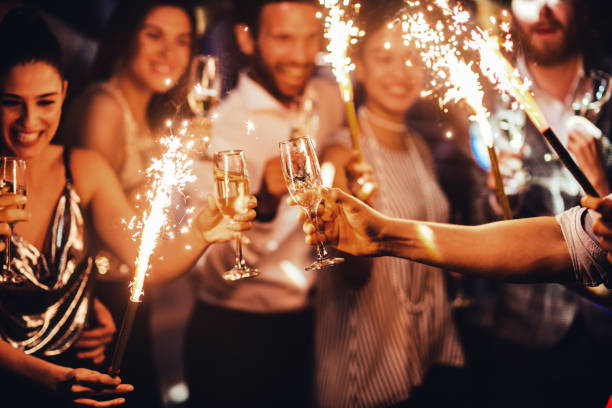
#> input picture party.jpg, 612 x 408 px
$ python 'Image histogram Equalization.py'
#> lines starting #> are read from the running program, lines starting #| are printed output that depends on the picture
import cv2
import numpy as np
import matplotlib.pyplot as plt

image = cv2.imread('party.jpg',cv2.IMREAD_GRAYSCALE)
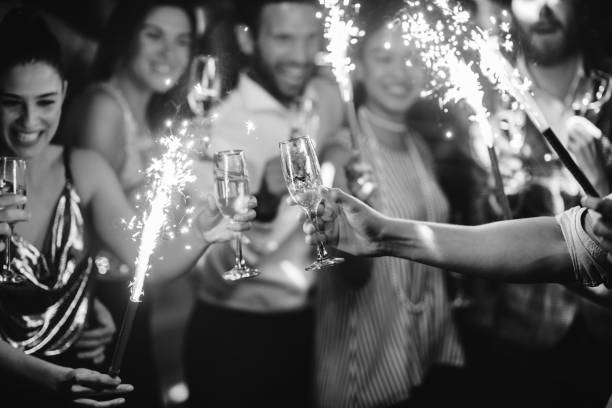
#> image: shape (408, 612); min 0, max 255, mean 96.1

def display_image(title, image):
    plt.imshow(image, cmap='gray')
    plt.title(title)
    plt.axis('off')
    plt.show()

def calculate_histogram(image):
    hist, bins = np.histogram(image.flatten(), 256, [0, 256])
#> hist = 256 values, max 9409 at index 13, min 5 at index 1, mean 975.4; bins = 257 values from 0 to 256
    return hist, bins

def plot_histogram(title, hist, bins, color):
    plt.plot(hist, color=color)
    plt.title(title)
    plt.xlabel('Pixel Value')
    plt.ylabel('Frequency')
    plt.show()

def equalization(image):
    image_hist, image_bins = calculate_histogram(image)
#> image_hist has the same summary as hist in calculate_histogram; image_bins = 257 values from 0 to 256

    image = image.astype(np.uint8)
    display_image('Input iamge', image)
    plot_histogram('Input Image Histogram', image_hist, image_bins, 'blue')
#> in plot_histogram, `plt.show()`:
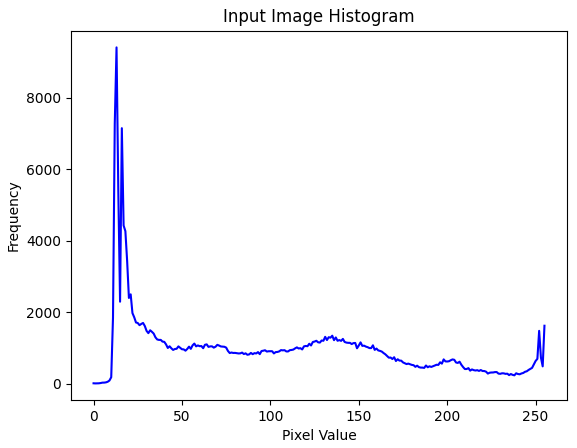
#> figure drawn by matplotlib, 1 panel; curve peaks at x = 13, y = 9409

    pdf = image_hist / np.sum(image_hist)
#> pdf = 256 values, max 0.0377 at index 13, min 2e-05 at index 1, mean 0.00391
    cdf = np.cumsum(pdf)
#> cdf = 256 values from 3.2e-05 to 1

    equalized_image = np.interp(image.flatten(), image_bins[:-1], cdf * 255).reshape(image.shape).astype(np.uint8)
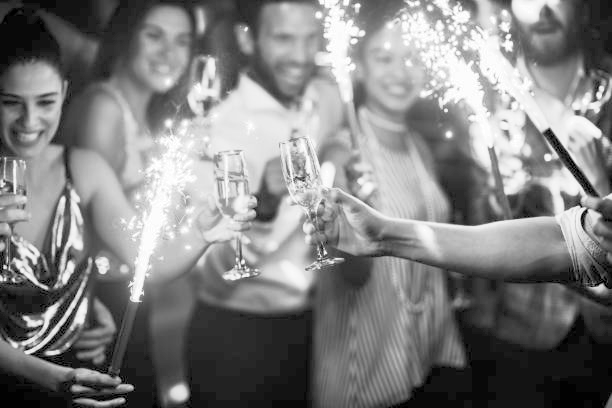
#> equalized_image: shape (408, 612); min 0, max 255, mean 128
    equalized_image_hist, equalized_image_bins = calculate_histogram(equalized_image)
#> equalized_image_hist = 256 values, max 9409 at index 19, min 0 at index 1, mean 975.4; equalized_image_bins = 257 values from 0 to 256

    display_image('Equalized iamge', equalized_image)
    plot_histogram('Equalized Image Histogram', equalized_image_hist, image_bins, 'blue')
#> call 2 of plot_histogram, with title = 'Equalized Image Histogram', hist = array of shape (256,), bins = array of shape (257,), color = 'blue'
#> in plot_histogram (call 2), `plt.show()`:
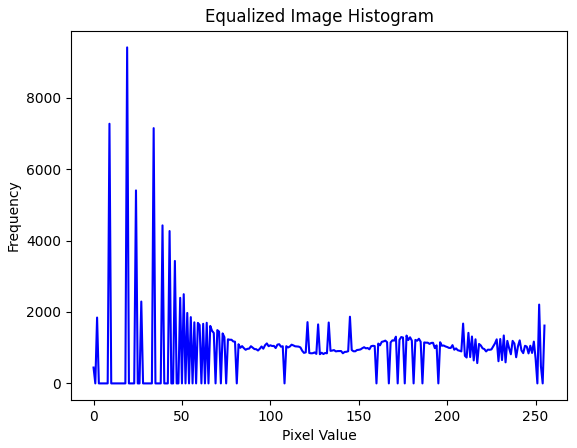
#> figure drawn by matplotlib, 1 panel; curve peaks at x = 19, y = 9409

equalization(image)
